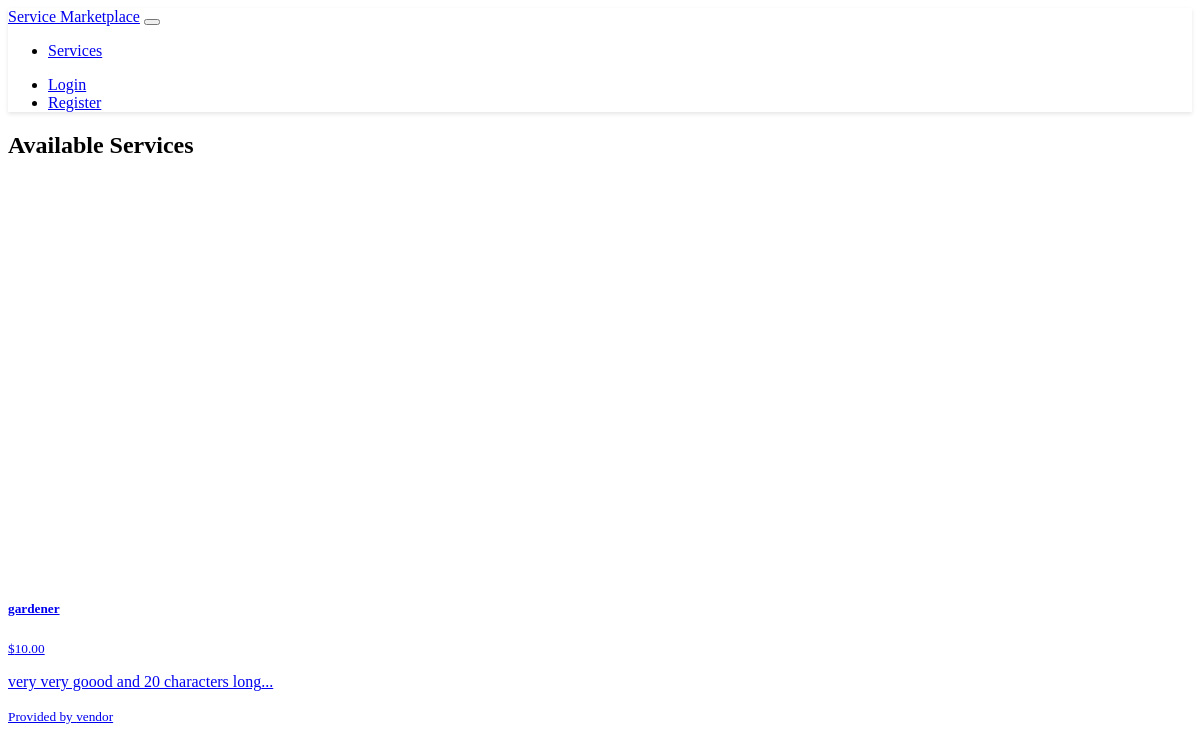
/services, run on the app's committed database.
### models.py (models this page shows, shortened)
class Service(db.Model):
    id = db.Column(db.Integer, primary_key=True)
    title = db.Column(db.String(100), nullable=False)
    description = db.Column(db.Text, nullable=False)
    rate = db.Column(db.Float, nullable=False)
    provider_id = db.Column(db.Integer, db.ForeignKey('user.id'), nullable=False)
    created_at = db.Column(db.DateTime, default=datetime.utcnow)
    requests = db.relationship('ServiceRequest', backref='service', lazy=True)

class User(UserMixin, db.Model):
    id = db.Column(db.Integer, primary_key=True)
    username = db.Column(db.String(64), unique=True, nullable=False)
    email = db.Column(db.String(120), unique=True, nullable=False)
    password_hash = db.Column(db.String(256))
    is_provider = db.Column(db.Boolean, default=False)
    latitude = db.Column(db.Float)
    longitude = db.Column(db.Float)
    services = db.relationship('Service', backref='provider', lazy=True)

### routes.py (the view)
@app.route('/services')
def service_list():
    services = Service.query.all()
    return render_template('service_list.html', services=services)

### templates/service_list.html (shortened to what this page needs)
{% extends "base.html" %}
{% block content %}
<div class="row mb-4">
    <div class="col">
        <h2>Available Services</h2>
    </div>
</div>
<div class="row">
    <div class="col-md-8">
        <div id="map" style="height: 400px;" class="mb-4"></div>
    </div>
    <div class="col-md-4">
        <div class="list-group">
            {% for service in services %}
            <a href="{{ url_for('service_detail', id=service.id) }}" class="list-group-item list-group-item-action">
                <div class="d-flex w-100 justify-content-between">
                    <h5 class="mb-1">{{ service.title }}</h5>
                    <small>${{ "%.2f"|format(service.rate) }}</small>
                </div>
                <p class="mb-1">{{ service.description[:100] }}...</p>
                <small>Provided by {{ service.provider.username }}</small>
            </a>
            {% endfor %}
        </div>
    </div>
</div>
{% endblock %}

### static/css/custom.css (style rules this page uses)
#map, #provider-map { border-radius: var(--bs-border-radius); border: 1px solid var(--bs-border-color); }
.list-group-item { background-color: var(--bs-dark); border-color: var(--bs-border-color); }

### data on the page
Service: title "gardener", rate "10.00", description "very very goood and 20 characters long", provider.username "vendor"
